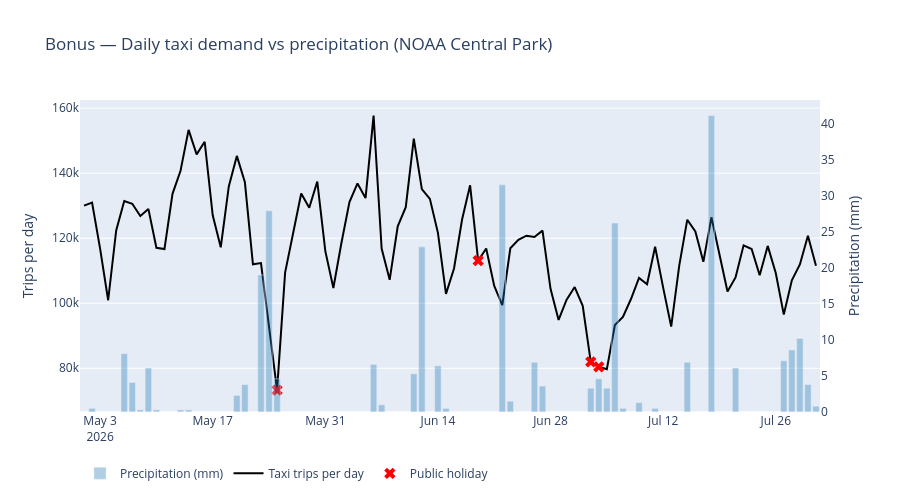

The code cell stored with this chart in its notebook:
### Markdown cell above
**Interpretation Q4.** The silhouette score is clearly highest for **k = 4** (≈ 0.41, vs ≤ 0.31 from k = 5 on), so the
234 zones split into four behavioural types. Reading the cluster profiles table (cluster numbers are arbitrary labels):
- **Manhattan core** (52 zones, all in Manhattan but one: Midtown, Upper East/West Side…): by far the highest volume,
  short (≈ 3 mi) and cheap (≈ $27) trips, the highest card tips (≈ 24 %).
- **Nightlife** (38 zones: East Village, Lower East Side… but also Williamsburg, Greenpoint, Astoria, Long Island City):
  about half of the pick-ups at night (52 %) and 45 % on weekends. Nightlife is not a Manhattan-only phenomenon: the
  neighbourhoods of Brooklyn and Queens closest to Manhattan behave the same way.
- **Airports and their surroundings** (13 zones: JFK, LaGuardia, East Elmhurst, South Ozone Park…): long (≈ 9 mi) and
  expensive (≈ $62) trips.
- **Outer-borough residential** (131 zones in the Bronx, Brooklyn, Queens and Upper Manhattan): low volume (≈ 2 400
  trips per zone in 3 months), longer trips (≈ 7 mi), very low recorded card tips (≈ 3 %) because most trips there are
  flex-fare app trips. This is the most heterogeneous group: the silhouette score does not support splitting it further.

The coordinates were not given to the algorithm, yet the map shows geographically coherent areas: a core, a nightlife
ring around it, the airports and the periphery. Taxi behaviour is therefore **spatially organised**, mostly by the
distance to Manhattan. These clusters can guide where to station taxis (core and airports), when (nightlife zones on
weekend nights) and where app-based dispatch matters most (outer boroughs).

### Code cell
if __name__ == "__main__":
    # Bonus: external dataset (NOAA weather)
    weather = load_weather(WEATHER_FILE)
    display(explore_data(weather))
    daily = daily_demand_weather(df, weather, HOLIDAYS)
    weather_model, q5_effects = weather_regression(daily)
    display(q5_effects)
    q5_errors = forecast_errors_vs_weather(q3_forecast, daily)
    display(q5_errors)
    fig_q5 = plot_weather(daily)
    fig_q5.show()
